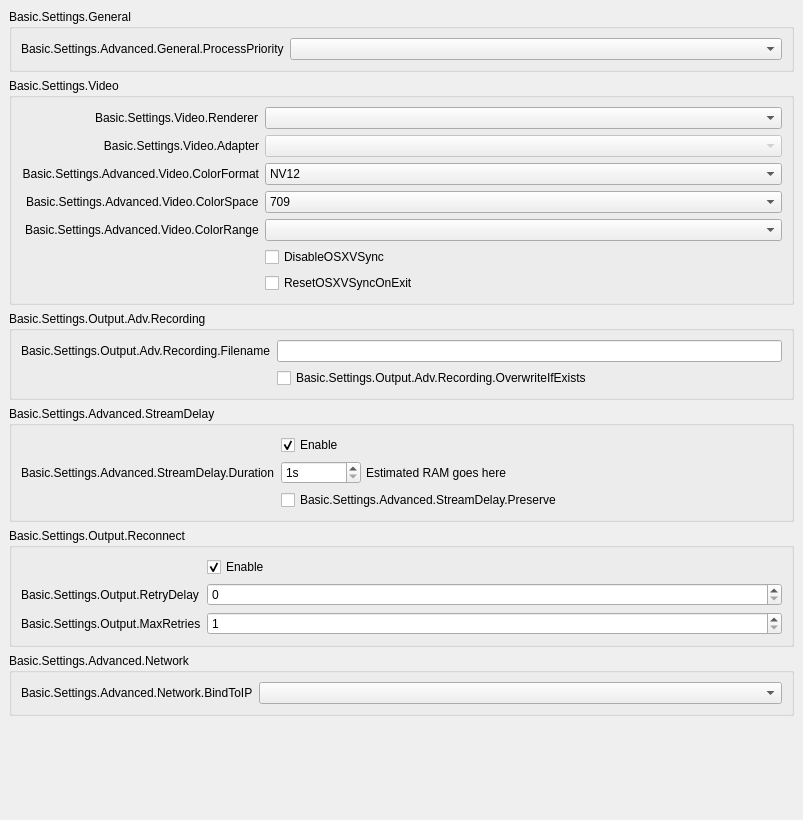
           <widget class="QWidget" name="scrollAreaWidgetContents">
            <property name="geometry">
             <rect>
              <x>0</x>
              <y>-206</y>
              <width>803</width>
              <height>820</height>
             </rect>
            </property>
            <layout class="QVBoxLayout" name="verticalLayout_16">
             <property name="leftMargin">
              <number>0</number>
             </property>
             <property name="topMargin">
              <number>0</number>
             </property>
             <property name="rightMargin">
              <number>0</number>
             </property>
             <property name="bottomMargin">
              <number>9</number>
             </property>
             <item alignment="Qt::AlignTop">
              <widget class="QWidget" name="widget_11" native="true">
               <layout class="QVBoxLayout" name="verticalLayout_17">
                <item>
                 <widget class="QGroupBox" name="advancedGeneralGroupBox">
                  <property name="title">
                   <string>Basic.Settings.General</string>
                  </property>
                  <layout class="QFormLayout" name="formLayout_22">
                   <item row="0" column="0">
                    <widget class="QLabel" name="processPriorityLabel">
                     <property name="text">
                      <string>Basic.Settings.Advanced.General.ProcessPriority</string>
                     </property>
                     <property name="buddy">
                      <cstring>processPriority</cstring>
                     </property>
                    </widget>
                   </item>
                   <item row="0" column="1">
                    <widget class="QComboBox" name="processPriority"/>
                   </item>
                  </layout>
                 </widget>
                </item>
                <item>
                 <widget class="QGroupBox" name="advancedVideoContainer">
                  <property name="title">
                   <string>Basic.Settings.Video</string>
                  </property>
                  <layout class="QFormLayout" name="formLayout_14">
                   <property name="fieldGrowthPolicy">
                    <enum>QFormLayout::AllNonFixedFieldsGrow</enum>
                   </property>
                   <property name="labelAlignment">
                    <set>Qt::AlignRight|Qt::AlignTrailing|Qt::AlignVCenter</set>
                   </property>
                   <item row="2" column="0">
                    <widget class="QLabel" name="label_30">
                     <property name="minimumSize">
                      <size>
                       <width>0</width>
                       <height>0</height>
                      </size>
                     </property>
                     <property name="text">
                      <string>Basic.Settings.Advanced.Video.ColorFormat</string>
                     </property>
                     <property name="alignment">
                      <set>Qt::AlignRight|Qt::AlignTrailing|Qt::AlignVCenter</set>
                     </property>
                     <property name="buddy">
                      <cstring>colorFormat</cstring>
                     </property>
                    </widget>
                   </item>
                   <item row="2" column="1">
                    <widget class="QComboBox" name="colorFormat">
                     <item>
                      <property name="text">
                       <string notr="true">NV12</string>
                      </property>
                     </item>
                     <item>
                      <property name="text">
                       <string notr="true">I420</string>
                      </property>
                     </item>
                     <item>
                      <property name="text">
                       <string>I444</string>
                      </property>
                     </item>
                     <item>
                      <property name="text">
                       <string notr="true">RGB</string>
                      </property>
                     </item>
                    </widget>
                   </item>
                   <item row="4" column="0">
                    <widget class="QLabel" name="label_34">
                     <property name="text">
                      <string>Basic.Settings.Advanced.Video.ColorRange</string>
                     </property>
                     <property name="buddy">
                      <cstring>colorRange</cstring>
                     </property>
                    </widget>
                   </item>
                   <item row="4" column="1">
                    <widget class="QComboBox" name="colorRange"/>
                   </item>
                   <item row="3" column="0">
                    <widget class="QLabel" name="label_33">
                     <property name="text">
                      <string>Basic.Settings.Advanced.Video.ColorSpace</string>
                     </property>
                     <property name="buddy">
                      <cstring>colorSpace</cstring>
                     </property>
                    </widget>
                   </item>
                   <item row="3" column="1">
                    <widget class="QComboBox" name="colorSpace">
                     <item>
                      <property name="text">
                       <string notr="true">709</string>
                      </property>
                     </item>
                     <item>
                      <property name="text">
                       <string notr="true">601</string>
                      </property>
                     </item>
                    </widget>
                   </item>
                   <item row="0" column="0">
                    <widget class="QLabel" name="rendererLabel">
                     <property name="text">
                      <string>Basic.Settings.Video.Renderer</string>
                     </property>
                     <property name="buddy">
                      <cstring>renderer</cstring>
                     </property>
                    </widget>
                   </item>
                   <item row="0" column="1">
                    <widget class="QComboBox" name="renderer">
                     <property name="currentText">
                      <string notr="true"/>
                     </property>
                    </widget>
                   </item>
                   <item row="1" column="0">
                    <widget class="QLabel" name="adapterLabel">
                     <property name="text">
                      <string>Basic.Settings.Video.Adapter</string>
                     </property>
                     <property name="alignment">
                      <set>Qt::AlignRight|Qt::AlignTrailing|Qt::AlignVCenter</set>
                     </property>
                     <property name="buddy">
                      <cstring>adapter</cstring>
                     </property>
                    </widget>
                   </item>
                   <item row="1" column="1">
                    <widget class="QComboBox" name="adapter">
                     <property name="enabled">
                      <bool>false</bool>
                     </property>
                     <property name="currentText">
                      <string notr="true"/>
                     </property>
                    </widget>
                   </item>
                   <item row="5" column="1">
                    <widget class="QCheckBox" name="disableOSXVSync">
                     <property name="text">
                      <string>DisableOSXVSync</string>
                     </property>
                    </widget>
                   </item>
                   <item row="6" column="1">
                    <widget class="QCheckBox" name="resetOSXVSync">
                     <property name="text">
                      <string>ResetOSXVSyncOnExit</string>
                     </property>
                    </widget>
                   </item>
                  </layout>
                 </widget>
                </item>
                <item>
                 <widget class="QGroupBox" name="groupBox_6">
                  <property name="title">
                   <string>Basic.Settings.Output.Adv.Recording</string>
                  </property>
                  <layout class="QFormLayout" name="formLayout_17">
                   <item row="0" column="0">
                    <widget class="QLabel" name="label_7">
                     <property name="text">
                      <string>Basic.Settings.Output.Adv.Recording.Filename</string>
                     </property>
                    </widget>
                   </item>
                   <item row="0" column="1">
                    <widget class="QLineEdit" name="filenameFormatting"/>
                   </item>
                   <item row="1" column="1">
                    <widget class="QCheckBox" name="overwriteIfExists">
                     <property name="text">
                      <string>Basic.Settings.Output.Adv.Recording.OverwriteIfExists</string>
                     </property>
                    </widget>
                   </item>
                  </layout>
                 </widget>
                </item>
                <item>
                 <widget class="QGroupBox" name="groupBox_5">
                  <property name="title">
                   <string>Basic.Settings.Advanced.StreamDelay</string>
                  </property>
                  <layout class="QFormLayout" name="formLayout_18">
                   <item row="0" column="1">
                    <widget class="QCheckBox" name="streamDelayEnable">
                     <property name="text">
                      <string>Enable</string>
                     </property>
                     <property name="checked">
                      <bool>true</bool>
                     </property>
                    </widget>
                   </item>
                   <item row="1" column="0">
                    <widget class="QLabel" name="label_56">
                     <property name="text">
                      <string>Basic.Settings.Advanced.StreamDelay.Duration</string>
                     </property>
                     <property name="buddy">
                      <cstring>streamDelaySec</cstring>
                     </property>
                    </widget>
                   </item>
                   <item row="1" column="1">
                    <widget class="QWidget" name="widget_12" native="true">
                     <property name="enabled">
                      <bool>true</bool>
                     </property>
                     <layout class="QHBoxLayout" name="horizontalLayout_13">
                      <property name="spacing">
                       <number>5</number>
                      </property>
                      <property name="leftMargin">
                       <number>0</number>
                      </property>
                      <property name="topMargin">
                       <number>0</number>
                      </property>
                      <property name="rightMargin">
                       <number>0</number>
                      </property>
                      <property name="bottomMargin">
                       <number>0</number>
                      </property>
                      <item>
                       <widget class="QSpinBox" name="streamDelaySec">
                        <property name="enabled">
                         <bool>true</bool>
                        </property>
                        <property name="sizePolicy">
                         <sizepolicy hsizetype="Maximum" vsizetype="Fixed">
                          <horstretch>0</horstretch>
                          <verstretch>0</verstretch>
                         </sizepolicy>
                        </property>
                        <property name="minimumSize">
                         <size>
                          <width>80</width>
                          <height>0</height>
                         </size>
                        </property>
                        <property name="suffix">
                         <string notr="true">s</string>
                        </property>
                        <property name="minimum">
                         <number>1</number>
                        </property>
                        <property name="maximum">
                         <number>1800</number>
                        </property>
                       </widget>
                      </item>
                      <item>
                       <widget class="QLabel" name="streamDelayInfo">
                        <property name="text">
                         <string notr="true">Estimated RAM goes here</string>
                        </property>
                       </widget>
                      </item>
                     </layout>
                    </widget>
                   </item>
                   <item row="2" column="1">
                    <widget class="QCheckBox" name="streamDelayPreserve">
                     <property name="text">
                      <string>Basic.Settings.Advanced.StreamDelay.Preserve</string>
                     </property>
                    </widget>
                   </item>
                  </layout>
                 </widget>
                </item>
                <item>
                 <widget class="QGroupBox" name="groupBox_7">
                  <property name="title">
                   <string>Basic.Settings.Output.Reconnect</string>
                  </property>
                  <layout class="QFormLayout" name="formLayout_19">
                   <property name="fieldGrowthPolicy">
                    <enum>QFormLayout::AllNonFixedFieldsGrow</enum>
                   </property>
                   <item row="1" column="0">
                    <widget class="QLabel" name="label_17">
                     <property name="text">
                      <string>Basic.Settings.Output.RetryDelay</string>
                     </property>
                     <property name="buddy">
                      <cstring>reconnectRetryDelay</cstring>
                     </property>
                    </widget>
                   </item>
                   <item row="0" column="1">
                    <widget class="QCheckBox" name="reconnectEnable">
                     <property name="text">
                      <string>Enable</string>
                     </property>
                     <property name="checked">
                      <bool>true</bool>
                     </property>
                    </widget>
                   </item>
                   <item row="1" column="1">
                    <widget class="QSpinBox" name="reconnectRetryDelay">
                     <property name="maximum">
                      <number>30</number>
                     </property>
                    </widget>
                   </item>
                   <item row="2" column="0">
                    <widget class="QLabel" name="label_22">
                     <property name="text">
                      <string>Basic.Settings.Output.MaxRetries</string>
                     </property>
                     <property name="buddy">
                      <cstring>reconnectMaxRetries</cstring>
                     </property>
                    </widget>
                   </item>
                   <item row="2" column="1">
                    <widget class="QSpinBox" name="reconnectMaxRetries">
                     <property name="minimum">
                      <number>1</number>
                     </property>
                     <property name="maximum">
                      <number>10000</number>
                     </property>
                    </widget>
                   </item>
                  </layout>
                 </widget>
                </item>
                <item>
                 <widget class="QGroupBox" name="groupBox_11">
                  <property name="title">
                   <string>Basic.Settings.Advanced.Network</string>
                  </property>
                  <layout class="QFormLayout" name="formLayout_23">
                   <item row="0" column="1">
                    <widget class="QComboBox" name="bindToIP"/>
                   </item>
                   <item row="0" column="0">
                    <widget class="QLabel" name="label_27">
                     <property name="text">
                      <string>Basic.Settings.Advanced.Network.BindToIP</string>
                     </property>
                    </widget>
                   </item>
                  </layout>
                 </widget>
                </item>
                <item>
                 <widget class="QLabel" name="advancedMsg">
                  <property name="styleSheet">
                   <string notr="true">color: rgb(255, 0, 4);</string>
                  </property>
                  <property name="text">
                   <string notr="true"/>
                  </property>
                  <property name="wordWrap">
                   <bool>true</bool>
                  </property>
                 </widget>
                </item>
                <item>
                 <widget class="QLabel" name="advancedMsg2">
                  <property name="styleSheet">
                   <string notr="true">color: rgb(255, 0, 4);</string>
                  </property>
                  <property name="text">
                   <string notr="true"/>
                  </property>
                  <property name="wordWrap">
                   <bool>true</bool>
                  </property>
                 </widget>
                </item>
               </layout>
              </widget>
             </item>
            </layout>
           </widget>
